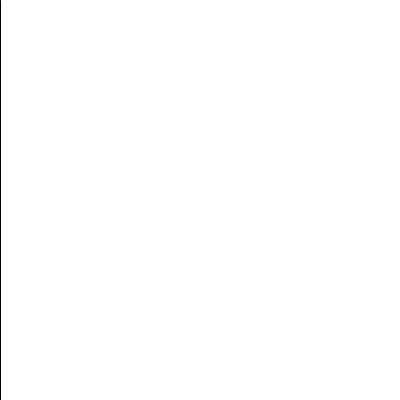
Frame 1 (no input)
Frame 60 (the mouse pressed at the canvas centre just before this capture): blank canvas, image omitted
Frame 120 (the mouse held since frame 60 and released just before this capture): blank canvas, image omitted

The Processing sketch that drew this single still picture (run headless with seeded random() and noise(); from frame 60 on, the mouse is pressed at the canvas centre):

// Processing sketch: draw_loop
// ── draw_loop.pde
int x = 0;

void setup() {
  size(400, 400);
}

void draw() {
  background(255);

  stroke(0);
  if (x < 300) {
    line(x, 0, x, height);
    x = x + 10;
  }
}
